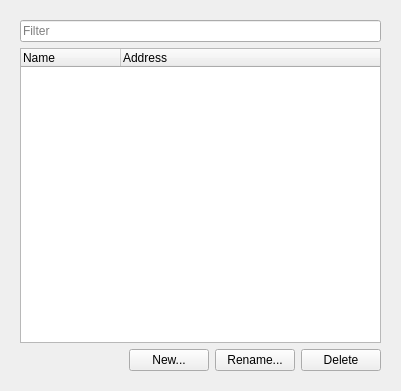
<?xml version="1.0" encoding="UTF-8"?>
<ui version="4.0">
 <class>CTagsView</class>
 <widget class="QMdiSubWindow" name="CTagsView">
  <property name="geometry">
   <rect>
    <x>0</x>
    <y>0</y>
    <width>401</width>
    <height>391</height>
   </rect>
  </property>
  <property name="windowTitle">
   <string>Tags</string>
  </property>
  <layout class="QVBoxLayout" name="verticalLayout_3">
   <item>
    <widget class="QWidget" name="widget" native="true">
     <layout class="QVBoxLayout" name="verticalLayout_2">
      <item>
       <widget class="QLineEdit" name="filterEdit">
        <property name="placeholderText">
         <string>Filter</string>
        </property>
       </widget>
      </item>
      <item>
       <widget class="QTreeWidget" name="treeWidget">
        <property name="editTriggers">
         <set>QAbstractItemView::NoEditTriggers</set>
        </property>
        <property name="columnCount">
         <number>2</number>
        </property>
        <column>
         <property name="text">
          <string>Name</string>
         </property>
        </column>
        <column>
         <property name="text">
          <string>Address</string>
         </property>
        </column>
       </widget>
      </item>
      <item>
       <layout class="QHBoxLayout" name="bottomButtonsLayout">
        <item>
         <spacer name="horizontalSpacer">
          <property name="orientation">
           <enum>Qt::Horizontal</enum>
          </property>
          <property name="sizeHint" stdset="0">
           <size>
            <width>40</width>
            <height>20</height>
           </size>
          </property>
         </spacer>
        </item>
        <item>
         <widget class="QPushButton" name="btnNew">
          <property name="text">
           <string>New...</string>
          </property>
         </widget>
        </item>
        <item>
         <widget class="QPushButton" name="btnRename">
          <property name="text">
           <string>Rename...</string>
          </property>
         </widget>
        </item>
        <item>
         <widget class="QPushButton" name="btnDelete">
          <property name="text">
           <string>Delete</string>
          </property>
         </widget>
        </item>
       </layout>
      </item>
     </layout>
    </widget>
   </item>
  </layout>
 </widget>
 <customwidgets>
  <customwidget>
   <class>QMdiSubWindow</class>
   <extends>QWidget</extends>
   <header>qmdisubwindow.h</header>
   <container>1</container>
  </customwidget>
 </customwidgets>
 <resources/>
 <connections/>
</ui>
